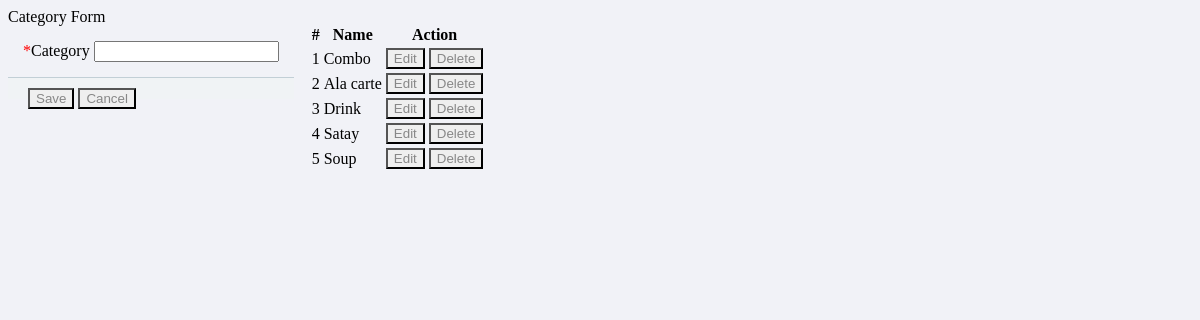
The page /admin/categories.php on the database as committed earlier.
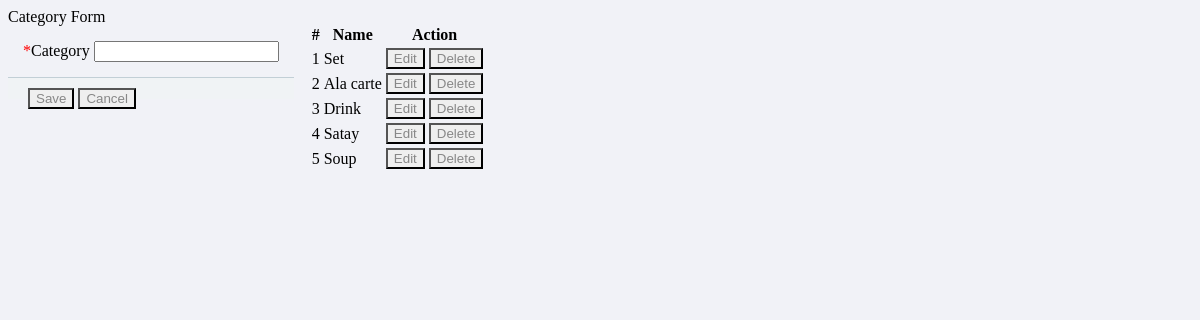
The same page on the database as committed later.
### tables this page shows
CREATE TABLE `category_list` (
  `id` int(30) NOT NULL,
  `name` text NOT NULL
);

### admin/categories.php (the view, shortened to what this page needs)
<?php include('db_connect.php');?>
<?php include('header.php');?>
<div class="container-fluid">
	<div class="col-lg-12">
		<div class="row">
			<div class="col-md-4">
			<form action="" id="manage-category">
				<div class="card">
					<div class="card-header">
						    Category Form
				  	</div>
					<div class="card-body">
							<div class="form-group">
								<label class="control-label"><span style="color:red;">*</span>Category</label>
								<input type="text" class="form-control" name="name" required>
							</div>
					</div>
					<div class="card-footer">
						<div class="row">
							<div class="col-md-12">
								<button class="btn btn-sm btn-primary col-sm-3 offset-md-3"> Save</button>
								<button class="btn btn-sm btn-default col-sm-3" type="button" onclick="$('#manage-category').get(0).reset()"> Cancel</button>
							</div>
						</div>
					</div>
				</div>
			</form>
			</div>
			<div class="col-md-8">
				<div class="card">
					<div class="card-body">
						<table class="table table-bordered table-hover">
							<thead>
								<tr>
									<th class="text-center">#</th>
									<th class="text-center">Name</th>
									<th class="text-center">Action</th>
								</tr>
							</thead>
							<tbody>
								<?php
								$i = 1;
								$cats = $conn->query("SELECT * FROM category_list order by id asc");
								while($row=$cats->fetch_assoc()):
								?>
								<tr>
									<td class="text-center"><?php echo $i++ ?></td>
									<td class="">
										<?php echo $row['name'] ?>
									</td>
									<td class="text-center">
										<button class="btn btn-sm btn-primary edit_cat" type="button" data-id="<?php echo $row['id'] ?>" data-name="<?php echo $row['name'] ?>" >Edit</button>
										<button class="btn btn-sm btn-danger delete_cat" type="button" data-id="<?php echo $row['id'] ?>">Delete</button>
									</td>
								</tr>
								<?php endwhile; ?>
							</tbody>
						</table>
					</div>
				</div>
			</div>
		</div>
	</div>
</div>

Rows that differ between the two databases and show on the page:
changed category_list: name "Combo" → "Set"
